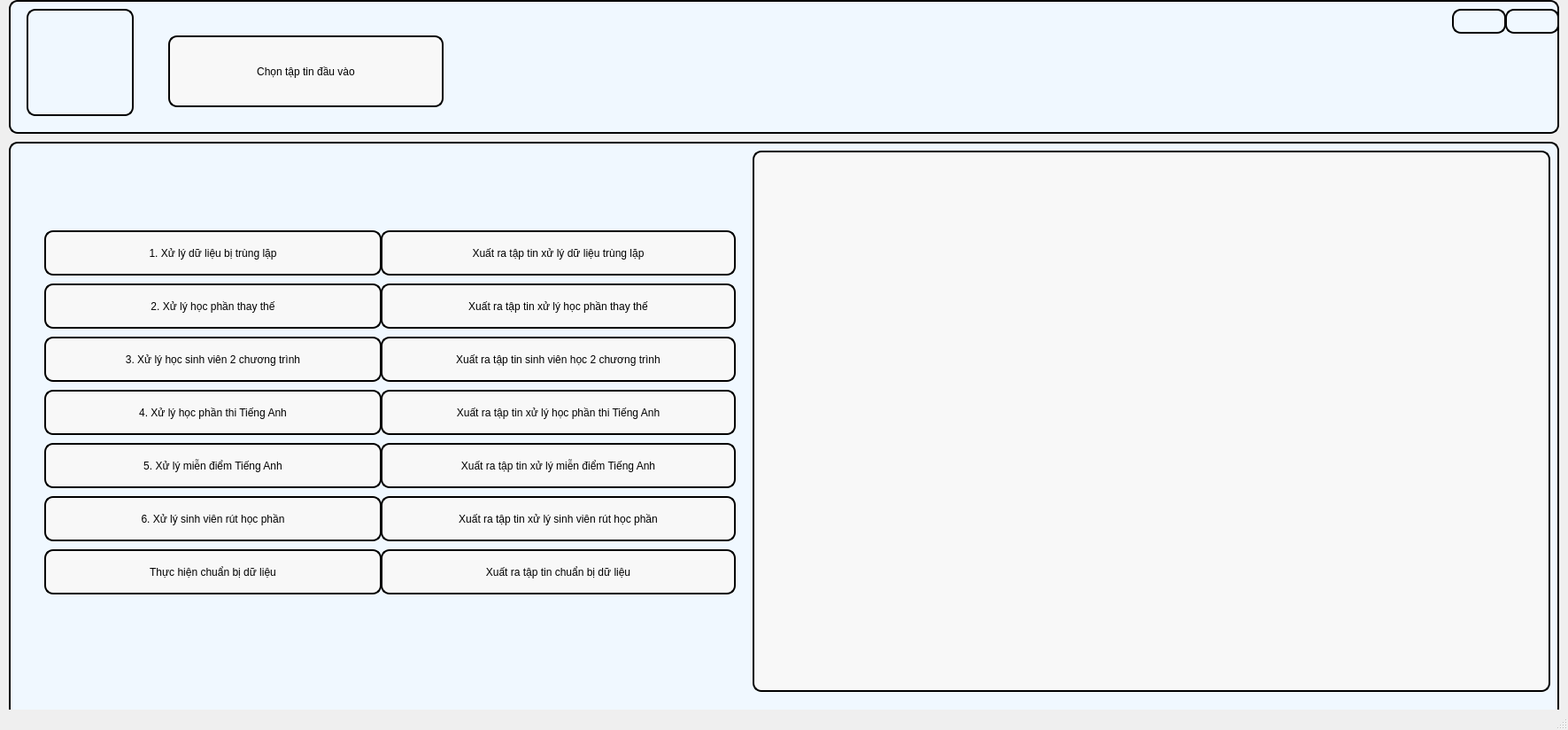
<?xml version="1.0" encoding="UTF-8"?>
<ui version="4.0">
 <class>MainWindow</class>
 <widget class="QMainWindow" name="MainWindow">
  <property name="geometry">
   <rect>
    <x>0</x>
    <y>0</y>
    <width>1771</width>
    <height>824</height>
   </rect>
  </property>
  <property name="windowTitle">
   <string>MainWindow</string>
  </property>
  <widget class="QWidget" name="centralwidget">
   <widget class="QWidget" name="Header" native="true">
    <property name="geometry">
     <rect>
      <x>10</x>
      <y>0</y>
      <width>1751</width>
      <height>151</height>
     </rect>
    </property>
    <property name="styleSheet">
     <string notr="true">background-color: rgb(240,248,255);
    border: 2px solid black;
    border-radius: 10px ;</string>
    </property>
    <widget class="QLabel" name="label">
     <property name="geometry">
      <rect>
       <x>20</x>
       <y>10</y>
       <width>121</width>
       <height>121</height>
      </rect>
     </property>
     <property name="minimumSize">
      <size>
       <width>50</width>
       <height>50</height>
      </size>
     </property>
     <property name="styleSheet">
      <string notr="true">    border: 2px solid black;
    border-radius: 10px;</string>
     </property>
     <property name="text">
      <string/>
     </property>
     <property name="pixmap">
      <pixmap resource="resources.qrc">:/images/Logo-DH-Kinh-te-Dai-hoc-Da-Nang-DUE.png</pixmap>
     </property>
     <property name="scaledContents">
      <bool>true</bool>
     </property>
    </widget>
    <widget class="QPushButton" name="pushButton_2">
     <property name="geometry">
      <rect>
       <x>1690</x>
       <y>10</y>
       <width>61</width>
       <height>28</height>
      </rect>
     </property>
     <property name="text">
      <string/>
     </property>
     <property name="icon">
      <iconset resource="resources.qrc">
       <normaloff>:/images/notify_icon.png</normaloff>:/images/notify_icon.png</iconset>
     </property>
    </widget>
    <widget class="QPushButton" name="pushButton_3">
     <property name="geometry">
      <rect>
       <x>1630</x>
       <y>10</y>
       <width>61</width>
       <height>28</height>
      </rect>
     </property>
     <property name="text">
      <string/>
     </property>
     <property name="icon">
      <iconset resource="resources.qrc">
       <normaloff>:/images/profile.jpg</normaloff>:/images/profile.jpg</iconset>
     </property>
    </widget>
    <widget class="QPushButton" name="ChonDL">
     <property name="geometry">
      <rect>
       <x>180</x>
       <y>40</y>
       <width>311</width>
       <height>81</height>
      </rect>
     </property>
     <property name="styleSheet">
      <string notr="true">font: 16pt &quot;MS Shell Dlg 2&quot;;
	background-color: rgb(248, 248, 248);
    border: 2px solid black;
    border-radius: 10px ;</string>
     </property>
     <property name="text">
      <string>Chọn tập tin đầu vào</string>
     </property>
    </widget>
   </widget>
   <widget class="QWidget" name="widget_3" native="true">
    <property name="geometry">
     <rect>
      <x>0</x>
      <y>140</y>
      <width>1771</width>
      <height>661</height>
     </rect>
    </property>
    <property name="styleSheet">
     <string notr="true"/>
    </property>
    <widget class="QWidget" name="widget" native="true">
     <property name="geometry">
      <rect>
       <x>10</x>
       <y>20</y>
       <width>1751</width>
       <height>651</height>
      </rect>
     </property>
     <property name="styleSheet">
      <string notr="true">background-color: rgb(240,248,255);
    border: 2px solid black;
    border-radius: 10px ;</string>
     </property>
     <widget class="QTextEdit" name="textEdit">
      <property name="geometry">
       <rect>
        <x>840</x>
        <y>10</y>
        <width>901</width>
        <height>611</height>
       </rect>
      </property>
      <property name="styleSheet">
       <string notr="true">background-color: rgb(248, 248, 248);
    border-width: 2px;  
    border-style: solid;
border-radius: 10px;</string>
      </property>
     </widget>
     <widget class="QPushButton" name="XLDLTL">
      <property name="geometry">
       <rect>
        <x>40</x>
        <y>100</y>
        <width>381</width>
        <height>51</height>
       </rect>
      </property>
      <property name="styleSheet">
       <string notr="true">font: 12pt &quot;MS Shell Dlg 2&quot;;
background-color: rgb(248, 248, 248);

    border: 2px solid black;
    border-radius: 10px;</string>
      </property>
      <property name="text">
       <string>1. Xử lý dữ liệu bị trùng lặp</string>
      </property>
     </widget>
     <widget class="QPushButton" name="XuatraXLDLTL">
      <property name="geometry">
       <rect>
        <x>420</x>
        <y>100</y>
        <width>401</width>
        <height>51</height>
       </rect>
      </property>
      <property name="styleSheet">
       <string notr="true">background-color: rgb(248, 248, 248);font: 12pt &quot;MS Shell Dlg 2&quot;;
    border: 2px solid black;
    border-radius: 10px;</string>
      </property>
      <property name="text">
       <string>Xuất ra tập tin xử lý dữ liệu trùng lặp</string>
      </property>
     </widget>
     <widget class="QPushButton" name="XLHPTT">
      <property name="geometry">
       <rect>
        <x>40</x>
        <y>160</y>
        <width>381</width>
        <height>51</height>
       </rect>
      </property>
      <property name="styleSheet">
       <string notr="true">background-color: rgb(248, 248, 248);font: 12pt &quot;MS Shell Dlg 2&quot;;
    border: 2px solid black;
    border-radius: 10px;</string>
      </property>
      <property name="text">
       <string>2. Xử lý học phần thay thế</string>
      </property>
     </widget>
     <widget class="QPushButton" name="XuatraHPTT">
      <property name="geometry">
       <rect>
        <x>420</x>
        <y>160</y>
        <width>401</width>
        <height>51</height>
       </rect>
      </property>
      <property name="styleSheet">
       <string notr="true">background-color: rgb(248, 248, 248);font: 12pt &quot;MS Shell Dlg 2&quot;;
    border: 2px solid black;
    border-radius: 10px;</string>
      </property>
      <property name="text">
       <string>Xuất ra tập tin xử lý học phần thay thế</string>
      </property>
     </widget>
     <widget class="QPushButton" name="XLSV2CT">
      <property name="geometry">
       <rect>
        <x>40</x>
        <y>220</y>
        <width>381</width>
        <height>51</height>
       </rect>
      </property>
      <property name="styleSheet">
       <string notr="true">background-color: rgb(248, 248, 248);font: 12pt &quot;MS Shell Dlg 2&quot;;
    border: 2px solid black;
    border-radius: 10px;</string>
      </property>
      <property name="text">
       <string>3. Xử lý học sinh viên 2 chương trình</string>
      </property>
     </widget>
     <widget class="QPushButton" name="XuatraSV2CT">
      <property name="geometry">
       <rect>
        <x>420</x>
        <y>220</y>
        <width>401</width>
        <height>51</height>
       </rect>
      </property>
      <property name="styleSheet">
       <string notr="true">background-color: rgb(248, 248, 248);font: 12pt &quot;MS Shell Dlg 2&quot;;
    border: 2px solid black;
    border-radius: 10px;</string>
      </property>
      <property name="text">
       <string>Xuất ra tập tin sinh viên học 2 chương trình</string>
      </property>
     </widget>
     <widget class="QPushButton" name="XLHPTA">
      <property name="geometry">
       <rect>
        <x>40</x>
        <y>280</y>
        <width>381</width>
        <height>51</height>
       </rect>
      </property>
      <property name="styleSheet">
       <string notr="true">background-color: rgb(248, 248, 248);font: 12pt &quot;MS Shell Dlg 2&quot;;
    border: 2px solid black;
    border-radius: 10px;</string>
      </property>
      <property name="text">
       <string>4. Xử lý học phần thi Tiếng Anh</string>
      </property>
     </widget>
     <widget class="QPushButton" name="XuatraHPTA">
      <property name="geometry">
       <rect>
        <x>420</x>
        <y>280</y>
        <width>401</width>
        <height>51</height>
       </rect>
      </property>
      <property name="styleSheet">
       <string notr="true">background-color: rgb(248, 248, 248);font: 12pt &quot;MS Shell Dlg 2&quot;;
    border: 2px solid black;
    border-radius: 10px;</string>
      </property>
      <property name="text">
       <string>Xuất ra tập tin xử lý học phần thi Tiếng Anh</string>
      </property>
     </widget>
     <widget class="QPushButton" name="XLmienTA">
      <property name="geometry">
       <rect>
        <x>40</x>
        <y>340</y>
        <width>381</width>
        <height>51</height>
       </rect>
      </property>
      <property name="styleSheet">
       <string notr="true">background-color: rgb(248, 248, 248);font: 12pt &quot;MS Shell Dlg 2&quot;;
    border: 2px solid black;
    border-radius: 10px;</string>
      </property>
      <property name="text">
       <string>5. Xử lý miễn điểm Tiếng Anh</string>
      </property>
     </widget>
     <widget class="QPushButton" name="XuatraSVmienTA">
      <property name="geometry">
       <rect>
        <x>420</x>
        <y>340</y>
        <width>401</width>
        <height>51</height>
       </rect>
      </property>
      <property name="styleSheet">
       <string notr="true">background-color: rgb(248, 248, 248);font: 12pt &quot;MS Shell Dlg 2&quot;;
    border: 2px solid black;
    border-radius: 10px;</string>
      </property>
      <property name="text">
       <string>Xuất ra tập tin xử lý miễn điểm Tiếng Anh</string>
      </property>
     </widget>
     <widget class="QPushButton" name="XLSVrutHP">
      <property name="geometry">
       <rect>
        <x>40</x>
        <y>400</y>
        <width>381</width>
        <height>51</height>
       </rect>
      </property>
      <property name="styleSheet">
       <string notr="true">background-color: rgb(248, 248, 248);font: 12pt &quot;MS Shell Dlg 2&quot;;
    border: 2px solid black;
    border-radius: 10px;</string>
      </property>
      <property name="text">
       <string>6. Xử lý sinh viên rút học phần</string>
      </property>
     </widget>
     <widget class="QPushButton" name="XuatraSVRHP">
      <property name="geometry">
       <rect>
        <x>420</x>
        <y>400</y>
        <width>401</width>
        <height>51</height>
       </rect>
      </property>
      <property name="styleSheet">
       <string notr="true">background-color: rgb(248, 248, 248);font: 12pt &quot;MS Shell Dlg 2&quot;;
    border: 2px solid black;
    border-radius: 10px;</string>
      </property>
      <property name="text">
       <string>Xuất ra tập tin xử lý sinh viên rút học phần</string>
      </property>
     </widget>
     <widget class="QPushButton" name="XLCBDL">
      <property name="geometry">
       <rect>
        <x>40</x>
        <y>460</y>
        <width>381</width>
        <height>51</height>
       </rect>
      </property>
      <property name="styleSheet">
       <string notr="true">background-color: rgb(248, 248, 248);font: 12pt &quot;MS Shell Dlg 2&quot;;
    border: 2px solid black;
    border-radius: 10px;</string>
      </property>
      <property name="text">
       <string>Thực hiện chuẩn bị dữ liệu</string>
      </property>
     </widget>
     <widget class="QPushButton" name="XuatraCBDL">
      <property name="geometry">
       <rect>
        <x>420</x>
        <y>460</y>
        <width>401</width>
        <height>51</height>
       </rect>
      </property>
      <property name="styleSheet">
       <string notr="true">background-color: rgb(248, 248, 248);font: 12pt &quot;MS Shell Dlg 2&quot;;
    border: 2px solid black;
    border-radius: 10px;</string>
      </property>
      <property name="text">
       <string>Xuất ra tập tin chuẩn bị dữ liệu</string>
      </property>
     </widget>
    </widget>
   </widget>
  </widget>
  <widget class="QStatusBar" name="statusbar"/>
 </widget>
 <resources>
  <include location="resources.qrc"/>
  <include location="C:/Users/Admin/.designer/backup/resources.qrc"/>
 </resources>
 <connections/>
</ui>
